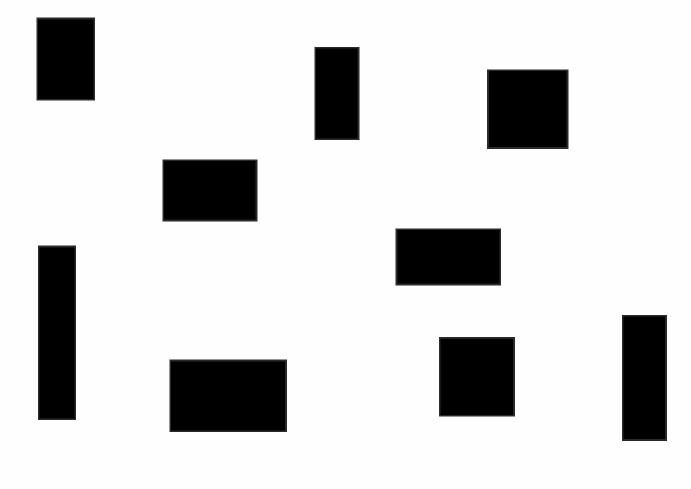
#> input picture Obsticle.png, 1381 x 977 px (shown at 1/2 size)
$ python RRTpathplanning.py
#> lines starting #> are read from the running program, lines starting #| are printed output that depends on the picture
import random
import math
import matplotlib.pyplot as plt
import numpy as np
from PIL import Image, ImageOps, ImageDraw

class Node:
    def __init__(self, x, y, parent=None):
        self.x = x
        self.y = y
        self.parent = parent

def distance(node1, node2):
    return math.sqrt((node1.x - node2.x)**2 + (node1.y - node2.y)**2)

def is_in_obstacle(x, y, inflated_obstacle_map):
    return inflated_obstacle_map[int(y), int(x)] == 0

def line_in_obstacle(x0, y0, x1, y1, inflated_obstacle_map):
    x0, y0, x1, y1 = int(x0), int(y0), int(x1), int(y1)
    line_points = list(bresenham(x0, y0, x1, y1))
    for x, y in line_points:
        if inflated_obstacle_map[y, x] == 0:
            return True
    return False

def bresenham(x0, y0, x1, y1):
    dx = abs(x1 - x0)
    dy = abs(y1 - y0)
    sx = 1 if x0 < x1 else -1
    sy = 1 if y0 < y1 else -1
    err = dx - dy

    while True:
        yield x0, y0
        if x0 == x1 and y0 == y1:
            break
        e2 = err * 2
        if e2 > -dy:
            err -= dy
            x0 += sx
        if e2 < dx:
            err += dx
            y0 += sy

def nearest_node(tree, random_node):
    return min(tree, key=lambda node: distance(node, random_node))

def get_new_node(nearest, random_node, step_size):
    theta = math.atan2(random_node.y - nearest.y, random_node.x - nearest.x)
    new_x = nearest.x + step_size * math.cos(theta)
    new_y = nearest.y + step_size * math.sin(theta)
    new_node = Node(new_x, new_y, nearest)
    return new_node

def rewire(tree, new_node, radius, inflated_obstacle_map):
    for node in tree:
        if node != new_node.parent and node.parent is not None:
            if distance(node, new_node) < radius and not line_in_obstacle(node.x, node.y, new_node.x, new_node.y, inflated_obstacle_map):
                new_cost = distance(new_node, new_node.parent) + distance(new_node.parent, node)
                current_cost = distance(node, node.parent)
                if new_cost < current_cost:
                    node.parent = new_node

def get_path(goal_node):
    path = []
    node = goal_node
    while node is not None:
        path.append(node)
        node = node.parent
    return path[::-1]

def plot_rrt_star(tree, path=None, obstacle_map=None):
    if obstacle_map is not None:
        plt.imshow(obstacle_map, cmap='gray', origin='lower')

    for node in tree:
        if node.parent is not None:
            plt.plot([node.x, node.parent.x], [node.y, node.parent.y], 'k-', lw=0.5)

    if path:
        path_x = [node.x for node in path]
        path_y = [node.y for node in path]
        plt.plot(path_x, path_y, 'r-', lw=2)

    plt.scatter([node.x for node in tree], [node.y for node in tree], c='b')
    plt.scatter([start.x], [start.y], c='g', marker='o')
    plt.scatter([goal.x], [goal.y], c='r', marker='x')
    plt.show()

num_nodes = 500
step_size = 10
radius = 15
x_max = 1500
y_max = 900

image_path = 'Obsticle.png'
original_image = Image.open(image_path).convert('L')
obstacle_map = np.array(original_image)

inflated_obstacle_map = ImageOps.expand(original_image, border=5, fill=255)
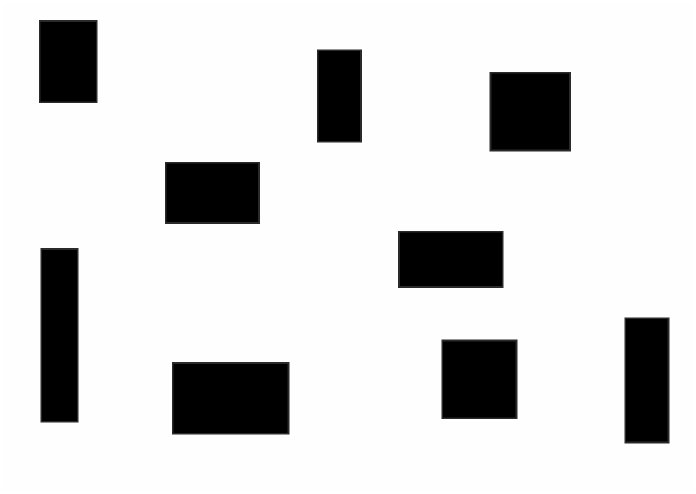
#> inflated_obstacle_map: PIL image 1391x987 L (shown at 1/2 size); min 0, max 255, mean 214.5
draw = ImageDraw.Draw(inflated_obstacle_map)
for y in range(obstacle_map.shape[0]):
    for x in range(obstacle_map.shape[1]):
        if obstacle_map[y, x] == 0:
            draw.rectangle([x, y, x + 10, y + 10], fill=0)

inflated_obstacle_map = np.array(inflated_obstacle_map)
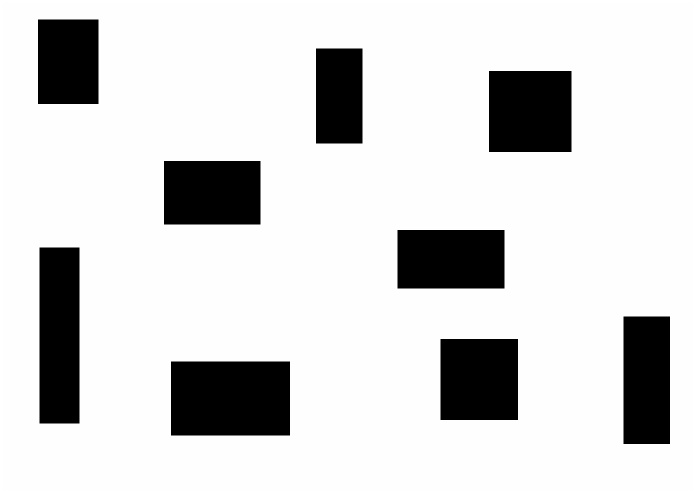
#> inflated_obstacle_map: shape (987, 1391) (shown at 1/2 size); min 0, max 255, mean 212.1

start = Node(400, 200)
goal = Node(1050, 600)
tree = [start]

while len(tree) < num_nodes:
    rand_x = random.uniform(0, x_max)
    rand_y = random.uniform(0, y_max)
    random_node = Node(rand_x, rand_y)

    nearest = nearest_node(tree, random_node)
    new_node = get_new_node(nearest, random_node, step_size)

    if not is_in_obstacle(new_node.x, new_node.y, inflated_obstacle_map) and not line_in_obstacle(nearest.x, nearest.y, new_node.x, new_node.y, inflated_obstacle_map):
        tree.append(new_node)
        rewire(tree, new_node, radius, inflated_obstacle_map)

        if distance(new_node, goal) < step_size:
            goal.parent = new_node
            tree.append(goal)
            break
#> this loop made 547 passes
#> after the loop, tree = 500 items

path = get_path(goal) if goal in tree else None

if path:
    print("Path found:")
    for node in path:
        print(f"Node: ({node.x}, {node.y})")
else:
    print("No path found")

plot_rrt_star(tree, path, obstacle_map)
#> in plot_rrt_star, `plt.show()`:
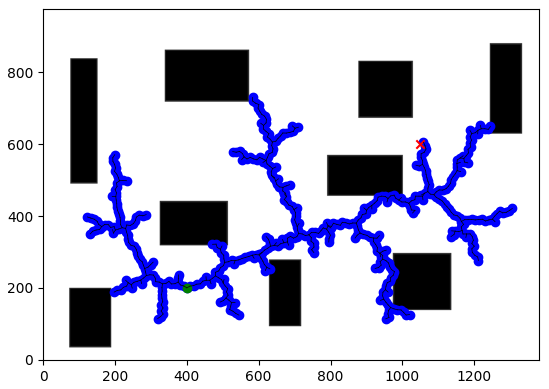
#> figure drawn by matplotlib, 1 panel

$ run again, with FloorPlan.png copied over Obsticle.png
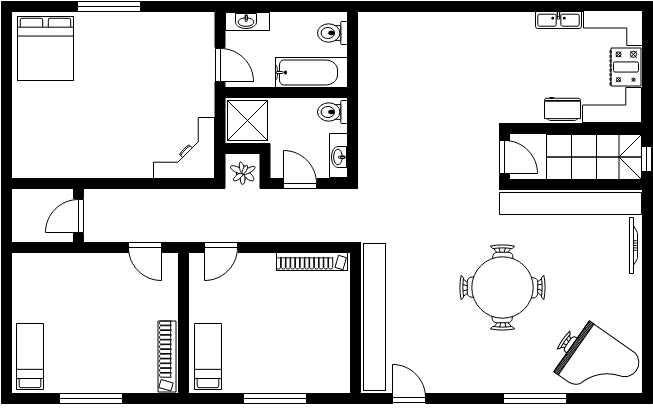
#> input picture FloorPlan.png, 653 x 411 px
#> `inflated_obstacle_map = np.array(inflated_obstacle_map)`:
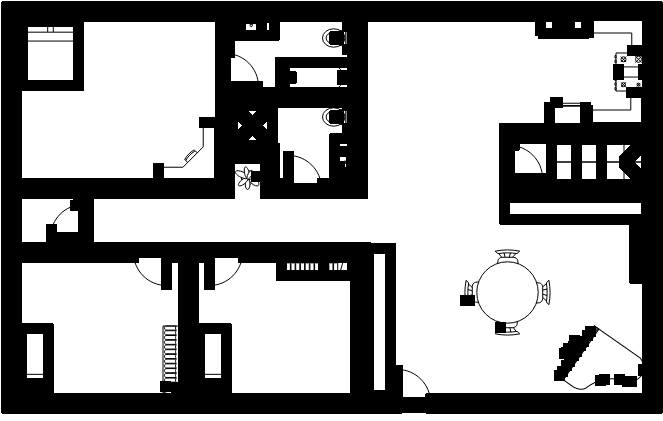
#> inflated_obstacle_map: shape (421, 663); min 0, max 255, mean 158.1
#> the loop `while len(tree) < num_nodes:` made 5072 passes
#> after the loop `while len(tree) < num_nodes:`: tree = 500 items
#> in plot_rrt_star, `plt.show()`:
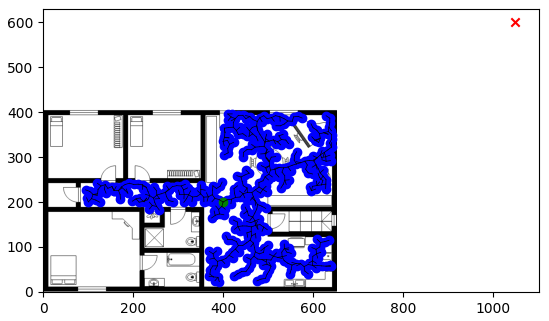
#> figure drawn by matplotlib, 1 panel
